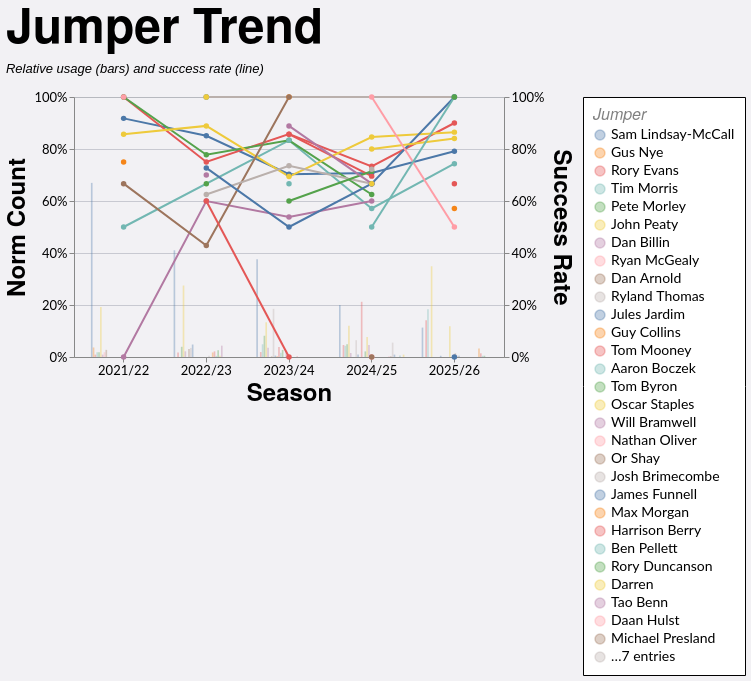

Here is the Vega-Lite specification saved for this chart:
### Vega-Lite specification from a JSON file in a GitHub repository (floating-point values rounded to 4 significant figures; data arrays with more than 128 entries replaced by an {"elided": "..."} marker saying what was removed)
{"config": {"axis": {"labelFont": "Lato, sans-serif", "titleFont": "PT Sans Narrow, Helvetica Neue, Helvetica, Arial, sans-serif", "labelFontSize": 13, "titleFontSize": 24, "gridColor": "#202947", "gridOpacity": 0.2}, "header": {"labelFont": "PT Sans Narrow, Helvetica Neue, Helvetica, Arial, sans-serif", "titleFont": "PT Sans Narrow, Helvetica Neue, Helvetica, Arial, sans-serif", "labelFontSize": 24, "titleFontSize": 28, "labelFontWeight": "bold", "orient": "left"}, "legend": {"labelFont": "Lato, sans-serif", "titleFont": "PT Sans Narrow, Helvetica Neue, Helvetica, Arial, sans-serif", "labelFontSize": 14, "titleFontSize": 16, "titlePadding": 5, "fillColor": "white", "strokeColor": "black", "padding": 10, "titleFontWeight": "lighter", "titleFontStyle": "italic", "titleColor": "gray", "offset": 10}, "title": {"font": "PT Sans Narrow, Helvetica Neue, Helvetica, Arial, sans-serif", "fontSize": 48, "fontWeight": "bold", "anchor": "start", "align": "center", "titlePadding": 20, "subtitlePadding": 10, "subtitleFontSize": 13, "subtitleColor": "", "subtitleFontStyle": "italic", "offset": 15, "color": "black"}, "axisX": {"labelAngle": 0}, "facet": {"title": null, "header": null, "align": {"row": "each", "column": "each"}}, "resolve": {"scale": {"y": "independent", "facet": "independent"}}, "background": "#f2f1f4", "scale": {"offsetBandPaddingOuter": 0.2, "offsetBandPaddingInner": 0.1}}, "layer": [{"mark": {"type": "bar", "opacity": 0.35}, "encoding": {"color": {"field": "jumper", "sort": null, "title": "Jumper", "type": "nominal"}, "tooltip": [{"field": "season", "title": "Season", "type": "nominal"}, {"field": "jumper", "title": "Jumper", "type": "nominal"}, {"field": "won", "format": ",.0f", "title": "Won", "type": "quantitative"}, {"field": "attempts", "format": ",.0f", "title": "Attempts", "type": "quantitative"}, {"field": "norm_count", "format": ".1%", "title": "Norm Count", "type": "quantitative"}, {"field": "success_rate", "format": ".1%", "title": "Success Rate", "type": "quantitative"}], "x": {"field": "season", "sort": ["2021/22", "2022/23", "2023/24", "2024/25", "2025/26"], "title": "Season", "type": "nominal"}, "xOffset": {"field": "jumper", "sort": null, "type": "nominal"}, "y": {"axis": {"format": "%", "orient": "left"}, "field": "norm_count", "scale": {"domain": [0, 1]}, "title": "Norm Count", "type": "quantitative"}}, "transform": [{"filter": "(loSquad == 'All' || datum.squad == loSquad) && (loGameType == 'All' || (loGameType == 'League + Cup' && (datum.game_type == 'League' || datum.game_type == 'Cup')) || (loGameType == 'League only' && datum.game_type == 'League') || datum.game_type == loGameType) && (loOpposition == 'All' || datum.opposition == loOpposition) && (loThrower == 'All' || datum.thrower == loThrower) && (loJumper == 'All' || datum.jumper == loJumper) && (loArea == 'All' || datum.area == loArea) && (loNumbers == 'All' || datum.numbers == loNumbers) && (loCallType == 'All' || datum.call_type == loCallType)"}, {"aggregate": [{"op": "count", "as": "attempts"}, {"op": "sum", "field": "won", "as": "won"}], "groupby": ["season", "jumper"]}, {"joinaggregate": [{"op": "sum", "field": "attempts", "as": "season_attempts"}], "groupby": ["season"]}, {"calculate": "datum.attempts / datum.season_attempts", "as": "norm_count"}, {"calculate": "datum.won / datum.attempts", "as": "success_rate"}]}, {"mark": {"type": "line", "point": true, "strokeWidth": 2}, "encoding": {"color": {"field": "jumper", "sort": null, "title": "Jumper", "type": "nominal"}, "detail": {"field": "jumper", "type": "nominal"}, "tooltip": [{"field": "season", "title": "Season", "type": "nominal"}, {"field": "jumper", "title": "Jumper", "type": "nominal"}, {"field": "won", "format": ",.0f", "title": "Won", "type": "quantitative"}, {"field": "attempts", "format": ",.0f", "title": "Attempts", "type": "quantitative"}, {"field": "norm_count", "format": ".1%", "title": "Norm Count", "type": "quantitative"}, {"field": "success_rate", "format": ".1%", "title": "Success Rate", "type": "quantitative"}], "x": {"field": "season", "sort": ["2021/22", "2022/23", "2023/24", "2024/25", "2025/26"], "title": "Season", "type": "nominal"}, "y": {"axis": {"format": "%", "orient": "right"}, "field": "success_rate", "scale": {"domain": [0, 1]}, "title": "Success Rate", "type": "quantitative"}}, "transform": [{"filter": "(loSquad == 'All' || datum.squad == loSquad) && (loGameType == 'All' || (loGameType == 'League + Cup' && (datum.game_type == 'League' || datum.game_type == 'Cup')) || (loGameType == 'League only' && datum.game_type == 'League') || datum.game_type == loGameType) && (loOpposition == 'All' || datum.opposition == loOpposition) && (loThrower == 'All' || datum.thrower == loThrower) && (loJumper == 'All' || datum.jumper == loJumper) && (loArea == 'All' || datum.area == loArea) && (loNumbers == 'All' || datum.numbers == loNumbers) && (loCallType == 'All' || datum.call_type == loCallType)"}, {"aggregate": [{"op": "count", "as": "attempts"}, {"op": "sum", "field": "won", "as": "won"}], "groupby": ["season", "jumper"]}, {"joinaggregate": [{"op": "sum", "field": "attempts", "as": "season_attempts"}], "groupby": ["season"]}, {"calculate": "datum.attempts / datum.season_attempts", "as": "norm_count"}, {"calculate": "datum.won / datum.attempts", "as": "success_rate"}]}], "data": {"name": "data-e2cc7a9e7d11ff6d493dc632215dd0ca"}, "height": 260, "params": [{"name": "loSquad", "value": "All"}, {"name": "loSeason", "value": "All"}, {"name": "loGameType", "value": "All"}, {"name": "loOpposition", "value": "All"}, {"name": "loThrower", "value": "All"}, {"name": "loJumper", "value": "All"}, {"name": "loArea", "value": "All"}, {"name": "loNumbers", "value": "All"}, {"name": "loCallType", "value": "All"}], "resolve": {"scale": {"y": "independent"}}, "title": {"text": "Jumper Trend", "subtitle": "Relative usage (bars) and success rate (line)"}, "width": 430, "$schema": "https://vega.github.io/schema/vega-lite/v5.20.1.json", "datasets": {"data-e2cc7a9e7d11ff6d493dc632215dd0ca": {"elided": "1242 records"}}}
